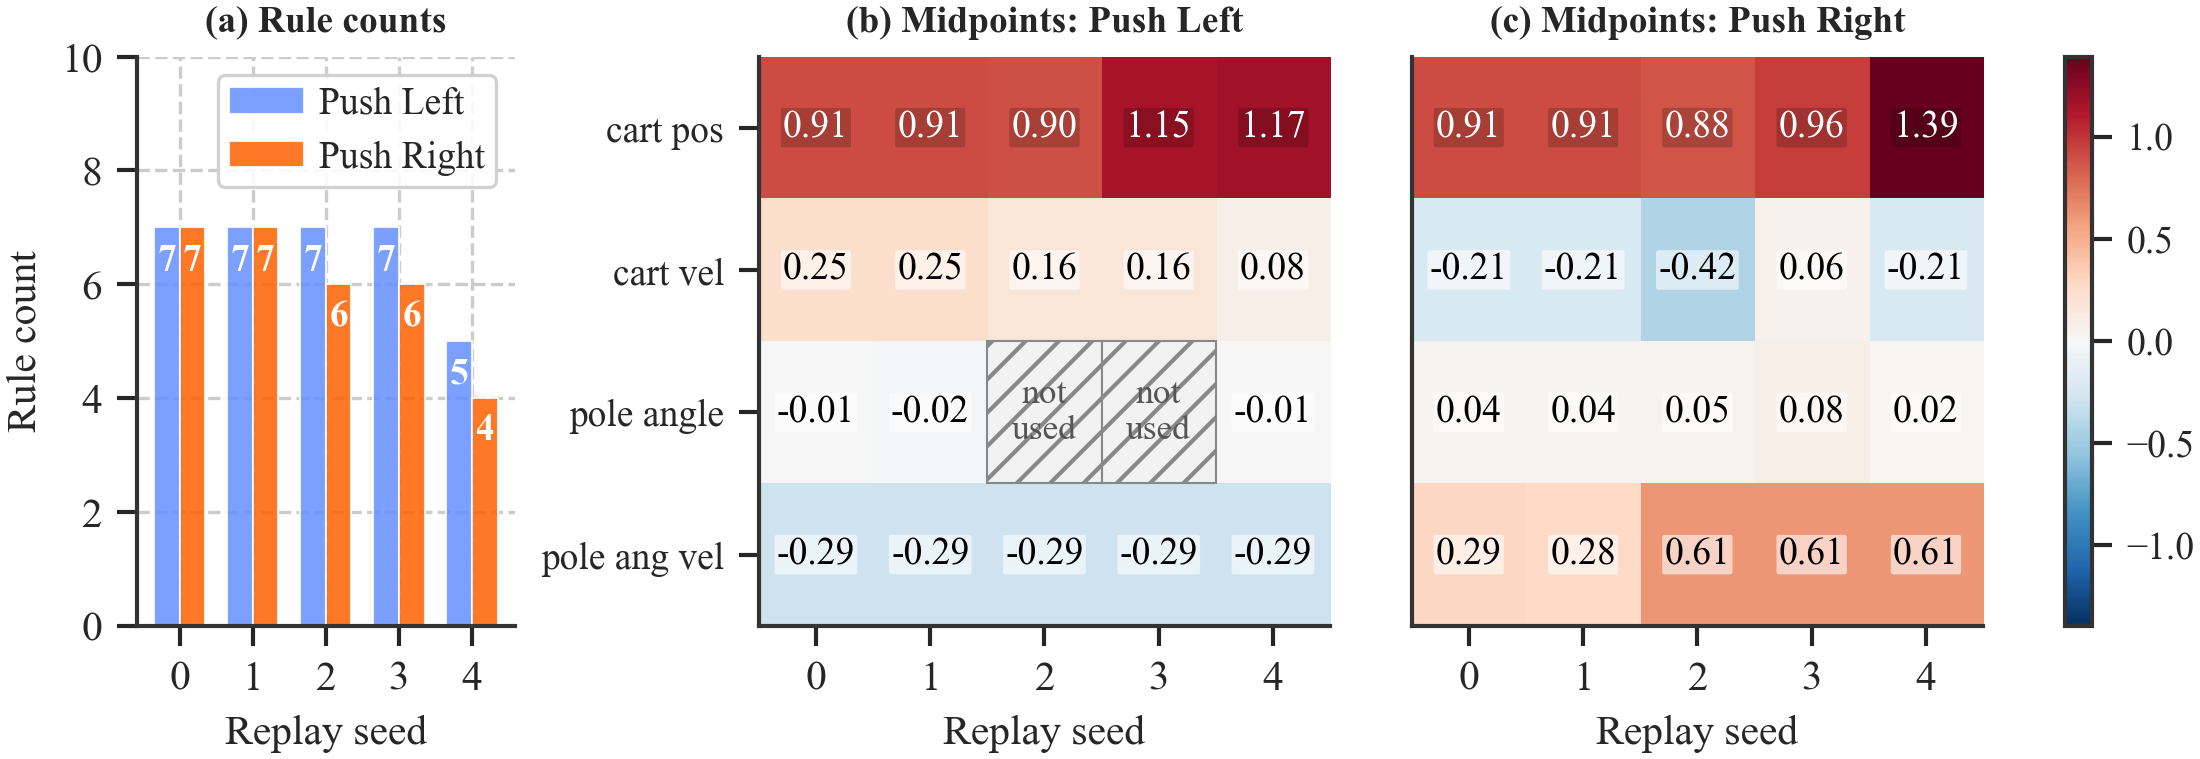

This figure's Python source:
#!/usr/bin/env python
"""Predicate drift across replay seeds.

Three compact panels for CartPole CBS across 5 seed shifts:
  Left: Rule count per action per seed (grouped bars)
  Center/right: Mean threshold midpoint per action, feature, and seed.

This replaces the unreadable text-box version.
"""
import sys, os
sys.path.insert(0, os.path.dirname(os.path.dirname(os.path.abspath(__file__))))

import numpy as np
from figures._style import apply_style, savefig, load_json, COL2
from pathlib import Path
import matplotlib.pyplot as plt
import matplotlib.colors as mcolors
from matplotlib.patches import Rectangle

ROOT = Path(__file__).resolve().parent.parent
RESULTS = ROOT / "experiments" / "results"

FEAT_NAMES = ["cart pos", "cart vel", "pole angle", "pole ang vel"]
ACTION_NAMES = {0: "Push Left", 1: "Push Right"}
N_SEEDS = 5


def main():
    apply_style()

    st = load_json(RESULTS / "cartpole_v1" / "stress_test_results.json")
    seeds = [f"seed_shift_s{i}" for i in range(N_SEEDS)]

    # ── Collect data ────────────────────────────────────────────────
    rule_counts = {a: [] for a in [0, 1]}       # action → [count_per_seed]
    # threshold_mid[action][feat_idx][seed_idx] = list of midpoints
    threshold_mid = {a: {f: [[] for _ in range(N_SEEDS)]
                         for f in range(4)} for a in [0, 1]}

    for si, sk in enumerate(seeds):
        rules = st["cbs"]["per_run"][sk]["rules"]
        for a in [0, 1]:
            a_rules = [r for r in rules if r["action"] == a]
            rule_counts[a].append(len(a_rules))
            for r in a_rules:
                for p in r["predicates"]:
                    fi = p["feature_idx"]
                    lb = p.get("lower_bound")
                    ub = p.get("upper_bound")
                    if lb is not None and ub is not None and fi < 4:
                        threshold_mid[a][fi][si].append((lb + ub) / 2)

    # Build both heatmaps before plotting so they share one color scale.
    heatmaps = {}
    for action in [0, 1]:
        mat = np.full((4, N_SEEDS), np.nan)
        for fi in range(4):
            for si in range(N_SEEDS):
                vals = threshold_mid[action][fi][si]
                if vals:
                    mat[fi, si] = np.mean(vals)
        heatmaps[action] = mat

    vmax = max(np.nanmax(np.abs(mat)) for mat in heatmaps.values())
    norm = mcolors.TwoSlopeNorm(vcenter=0, vmin=-vmax, vmax=vmax)

    # Match the height of the mechanism figure and keep all panels in one row.
    fig = plt.figure(figsize=(COL2, 2.75))
    gs = fig.add_gridspec(
        1, 5, width_ratios=[0.84, 0.18, 1.27, 1.27, 0.06], wspace=0.25,
    )

    # Panel A: Rule count bars
    ax_bar = fig.add_subplot(gs[0, 0])
    x = np.arange(N_SEEDS)
    w = 0.35
    bars0 = ax_bar.bar(x - w/2, rule_counts[0], w, label="Push Left",
                        color="#648FFF", alpha=0.85, edgecolor="white", lw=0.5)
    bars1 = ax_bar.bar(x + w/2, rule_counts[1], w, label="Push Right",
                        color="#FE6100", alpha=0.85, edgecolor="white", lw=0.5)
    ax_bar.bar_label(
        bars0, padding=-12, fontsize=9, color="white", fontweight="bold"
    )
    ax_bar.bar_label(
        bars1, padding=-12, fontsize=9, color="white", fontweight="bold"
    )
    ax_bar.set_xticks(x)
    ax_bar.set_xticklabels([str(i) for i in range(N_SEEDS)])
    ax_bar.set_ylabel("Rule count")
    ax_bar.set_xlabel("Replay seed")
    ax_bar.set_title("(a) Rule counts", fontsize=9, fontweight="bold")
    ax_bar.legend(fontsize=9, loc="upper right")
    ax_bar.set_ylim(0, max(max(rule_counts[0]), max(rule_counts[1])) + 3)

    # Panels B and C: threshold midpoint heatmaps per action.
    heat_axes = []
    im = None
    for panel_idx, action in enumerate([0, 1]):
        ax = fig.add_subplot(gs[0, panel_idx + 2])
        heat_axes.append(ax)
        mat = heatmaps[action]

        im = ax.imshow(mat, aspect="auto", cmap="RdBu_r", norm=norm,
                        interpolation="nearest")

        # Heatmap panel should not use global dashed grid from style.
        ax.grid(False)

        # Show every stored mean. Hatched N/U cells mean the feature was not
        # used by any rule for that action and seed.
        for fi in range(4):
            for si in range(N_SEEDS):
                if not np.isnan(mat[fi, si]):
                    v = mat[fi, si]
                    color = "white" if abs(v) > vmax * 0.55 else "black"
                    bbox_fc = (0, 0, 0, 0.18) if color == "white" else (1, 1, 1, 0.58)
                    ax.text(
                        si,
                        fi,
                        f"{v:.2f}",
                        ha="center",
                        va="center",
                        fontsize=9,
                        color=color,
                        bbox=dict(boxstyle="round,pad=0.06", facecolor=bbox_fc,
                                  edgecolor="none"),
                    )
                else:
                    ax.add_patch(
                        Rectangle(
                            (si - 0.5, fi - 0.5),
                            1,
                            1,
                            facecolor="#F2F2F2",
                            edgecolor="#888888",
                            linewidth=0.5,
                            hatch="///",
                        )
                    )
                    ax.text(
                        si,
                        fi,
                        "not\nused",
                        ha="center",
                        va="center",
                        fontsize=8.5,
                        color="#555555",
                    )

        ax.set_xticks(range(N_SEEDS))
        ax.set_xticklabels([str(i) for i in range(N_SEEDS)])
        ax.set_yticks(range(4))
        if panel_idx == 0:
            ax.set_yticklabels(FEAT_NAMES, fontsize=9)
        else:
            ax.set_yticklabels([])
            ax.tick_params(axis="y", length=0)
        ax.set_xlabel("Replay seed")
        aname = ACTION_NAMES[action]
        panel_letter = chr(98 + panel_idx)  # 'b' or 'c'
        ax.set_title(f"({panel_letter}) Midpoints: {aname}",
                     fontsize=9, fontweight="bold")

    cax = fig.add_subplot(gs[0, 4])
    cb = fig.colorbar(im, cax=cax)
    cb.ax.tick_params(labelsize=9)

    fig.subplots_adjust(left=0.075, right=0.985, bottom=0.20, top=0.89)

    savefig(fig, "fig_predicate_drift")


if __name__ == "__main__":
    main()
